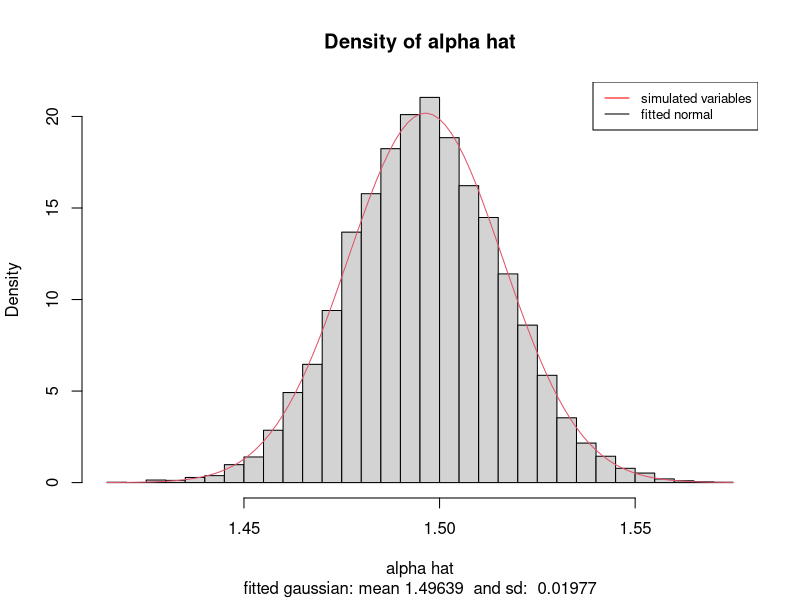
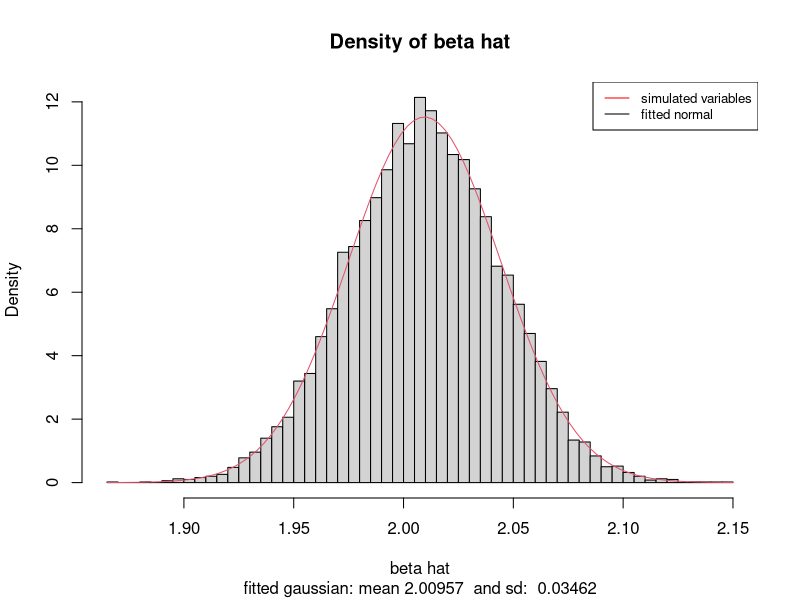

Source code (R) for these figures, in order:
## ---- chunk 1
X=runif(100000,0,1)
eps=rexp(100000,1)
alpha=0.5
beta=2
Y=alpha+beta*X+eps
  
generate= function(X,Y){
  random=sample(1:100000,10000, replace = TRUE)
  X=X[random]
  Y=Y[random]
  betaHat=(X-mean(X))%*%(Y-mean(Y))/((X-mean(X))%*%(X-mean(X)))
  alphaHat=mean(Y)-betaHat*mean(X)
  return(c(alphaHat,betaHat))
}
# x[1, ] contains the alphaHats and x[2, ] contains the betaHats
x=replicate(10000,generate(X,Y))
## ---- chunk 2
library(MASS)
fitalpha <- fitdistr(x[1,], "normal")
hist(x[1,],
     main = 'Density of alpha hat',
     xlab='alpha hat',
     freq=FALSE, 
     breaks=50,
     sub=paste('fitted gaussian: mean',
               round(fitalpha$estimate[1],5),
                     ' and sd: ',
               round(fitalpha$estimate[2],5)))

curve(dnorm(x, fitalpha$estimate[1], fitalpha$estimate[2]), col = 2, add = TRUE)
legend("topright", legend=c("simulated variables", "fitted normal"),
       col=c("red", "black"), lty=c(1,1), cex=0.8)
fitbeta <- fitdistr(x[2,], "normal")
hist(x[2,],
     main = 'Density of beta hat',
     xlab='beta hat',
     freq=FALSE, 
     breaks=50,
     sub=paste('fitted gaussian: mean',
               round(fitbeta$estimate[1],5),
                     ' and sd: ',
               round(fitbeta$estimate[2],5)))

curve(dnorm(x, fitbeta$estimate[1], fitbeta$estimate[2]), col = 2, add = TRUE)
legend("topright", legend=c("simulated variables", "fitted normal"),
       col=c("red", "black"), lty=c(1,1), cex=0.8)
## ---- chunk 3
df=data.frame('type'=c('theory','simulation'),
              'mean of alpha hat'=c(1+0.5,fitalpha$estimate[1]),
              'variance of alpha hat'=c(1,fitalpha$estimate[2]),
              'mean of beta hat'=c(2,fitbeta$estimate[1]),
              'variance of beta hat'=c(1/((X-mean(X))%*%(X-mean(X))),fitbeta$estimate[2]^2))
df
